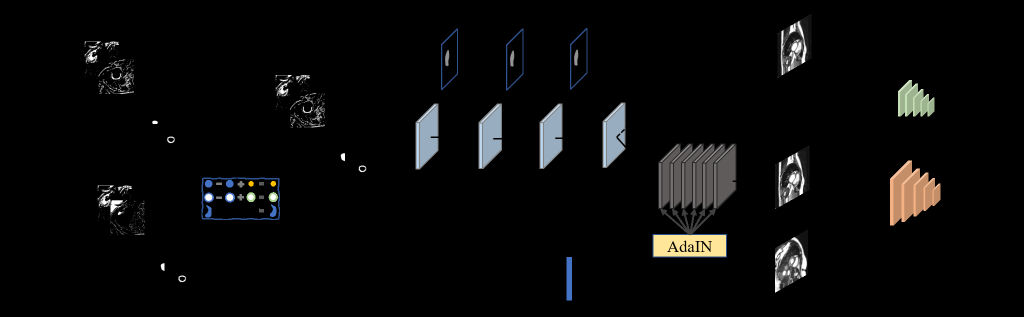
#> input picture assets/images/daa-gan.png, 2048 x 634 px (shown at 1/2 size)
$ python -i image_utils.py   (imports and definitions only)
#> lines starting #> are read from the running program, lines starting #| are printed output that depends on the picture
import numpy as np
import matplotlib.pyplot as plt
import cv2
import torch

# [5 lines left out: function generate_noise_patch, not called in this run]

def generate_source_mask(img, kernel=10):
    element = cv2.getStructuringElement(cv2.MORPH_RECT, (2,2))
    masked = cv2.erode(img.numpy(), element, iterations = 1)
    masked = cv2.dilate(masked, element, iterations = 1)
    masked = cv2.erode(masked, element)
    source_mask = cv2.blur(masked, (kernel,kernel))
    source_mask[source_mask > 0] = 1
    return torch.from_numpy(source_mask).type(dtype=torch.float32)

# [68 lines left out: functions shift_image, spatial_registration, dilate_content_factor, erode_content_factor, not called in this run]

def save_gray_images(y, folder, idx):
    plt.imsave(folder + '/sample' + str(idx) + '.jpg', y[0], cmap='gray')

>>> import cv2
>>> picture = cv2.imread('../assets/images/daa-gan.png', cv2.IMREAD_GRAYSCALE)
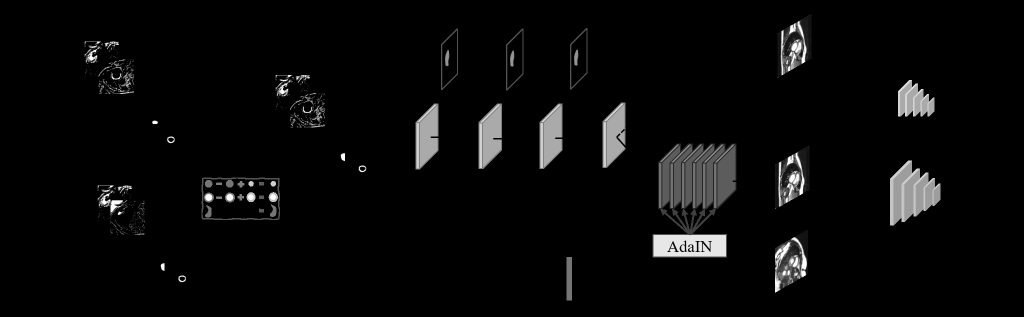
#> picture: shape (634, 2048) (shown at 1/2 size); min 0, max 255, mean 9.2
>>> result = generate_source_mask(picture)
#> (the run stopped early here; a loop or call above may not have finished)

$ run again, on assets/images/daa.png
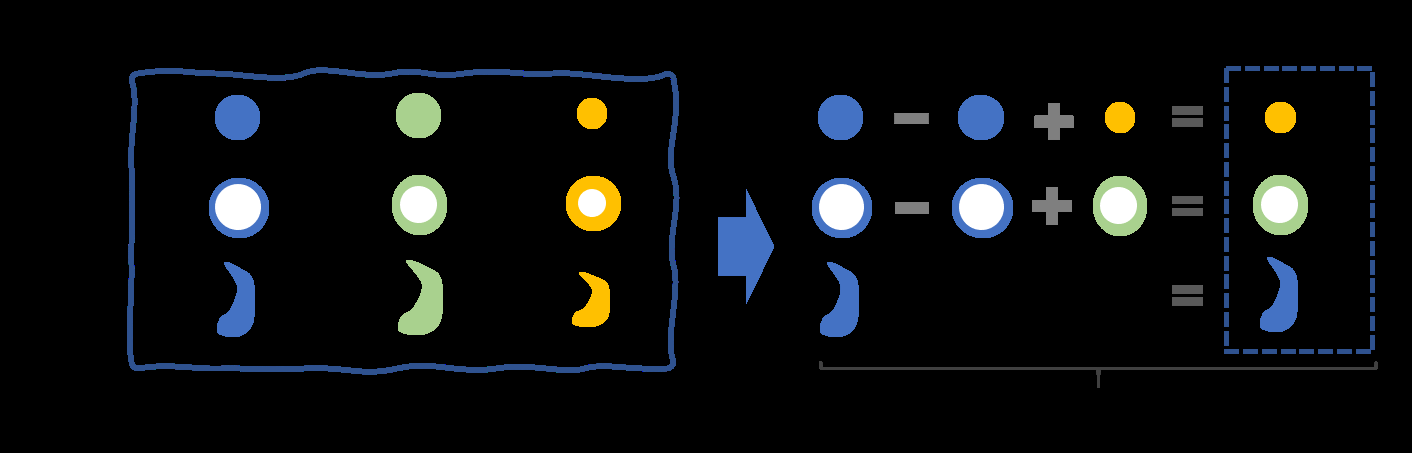
#> input picture assets/images/daa.png, 1412 x 453 px
#> `picture = cv2.imread('../assets/images/daa-gan.png', cv2.IMREAD_GRAYSC..`:
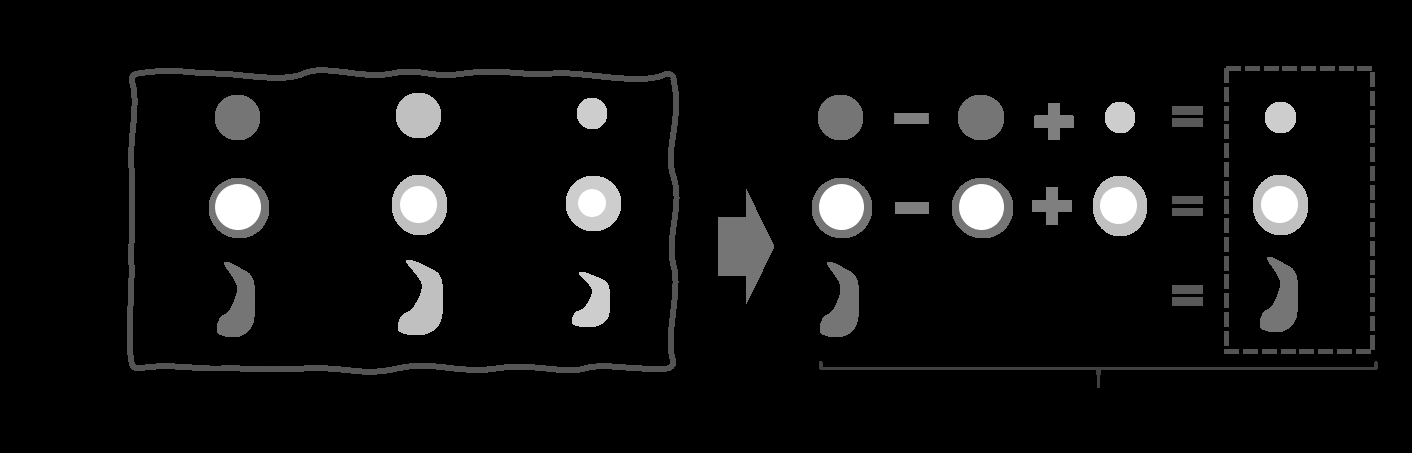
#> picture: shape (453, 1412); min 0, max 255, mean 13.6
